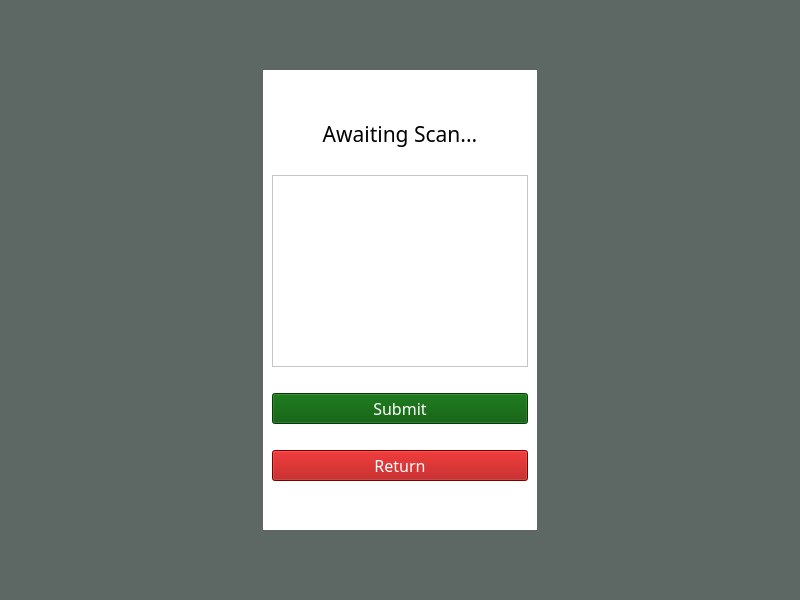
<?xml version="1.0" encoding="UTF-8"?>
<ui version="4.0">
 <class>MainWindow</class>
 <widget class="QMainWindow" name="MainWindow">
  <property name="geometry">
   <rect>
    <x>0</x>
    <y>0</y>
    <width>800</width>
    <height>600</height>
   </rect>
  </property>
  <property name="windowTitle">
   <string>Limitless Loyalty</string>
  </property>
  <property name="styleSheet">
   <string notr="true">background-color: rgb(93, 103, 99);</string>
  </property>
  <widget class="QWidget" name="centralwidget">
   <layout class="QGridLayout" name="gridLayout_2">
    <item row="1" column="1">
     <widget class="QWidget" name="gridWidget" native="true">
      <property name="styleSheet">
       <string notr="true">background-color: rgb(255, 255, 255);</string>
      </property>
      <layout class="QGridLayout" name="gridLayout">
       <item row="0" column="0">
        <spacer name="verticalSpacer_3">
         <property name="orientation">
          <enum>Qt::Vertical</enum>
         </property>
         <property name="sizeHint" stdset="0">
          <size>
           <width>20</width>
           <height>40</height>
          </size>
         </property>
        </spacer>
       </item>
       <item row="8" column="0">
        <spacer name="verticalSpacer_4">
         <property name="orientation">
          <enum>Qt::Vertical</enum>
         </property>
         <property name="sizeHint" stdset="0">
          <size>
           <width>20</width>
           <height>40</height>
          </size>
         </property>
        </spacer>
       </item>
       <item row="3" column="0">
        <widget class="QPlainTextEdit" name="plainTextEdit"/>
       </item>
       <item row="6" column="0">
        <spacer name="horizontalSpacer_5">
         <property name="orientation">
          <enum>Qt::Horizontal</enum>
         </property>
         <property name="sizeHint" stdset="0">
          <size>
           <width>40</width>
           <height>20</height>
          </size>
         </property>
        </spacer>
       </item>
       <item row="4" column="0">
        <spacer name="horizontalSpacer_4">
         <property name="orientation">
          <enum>Qt::Horizontal</enum>
         </property>
         <property name="sizeHint" stdset="0">
          <size>
           <width>40</width>
           <height>20</height>
          </size>
         </property>
        </spacer>
       </item>
       <item row="5" column="0">
        <widget class="QPushButton" name="submitBtn">
         <property name="font">
          <font>
           <family>Bell MT</family>
           <pointsize>12</pointsize>
          </font>
         </property>
         <property name="styleSheet">
          <string notr="true">background-color: rgb(0, 85, 0);
color: rgb(255, 255, 255);</string>
         </property>
         <property name="text">
          <string>Submit</string>
         </property>
        </widget>
       </item>
       <item row="2" column="0">
        <spacer name="horizontalSpacer_3">
         <property name="orientation">
          <enum>Qt::Horizontal</enum>
         </property>
         <property name="sizeHint" stdset="0">
          <size>
           <width>40</width>
           <height>20</height>
          </size>
         </property>
        </spacer>
       </item>
       <item row="1" column="0">
        <widget class="QLabel" name="label">
         <property name="font">
          <font>
           <family>Bell MT</family>
           <pointsize>16</pointsize>
          </font>
         </property>
         <property name="text">
          <string>Awaiting Scan...</string>
         </property>
         <property name="alignment">
          <set>Qt::AlignCenter</set>
         </property>
        </widget>
       </item>
       <item row="7" column="0">
        <widget class="QPushButton" name="returnBtn">
         <property name="font">
          <font>
           <family>Bell MT</family>
           <pointsize>12</pointsize>
          </font>
         </property>
         <property name="styleSheet">
          <string notr="true">background-color: rgb(170, 0, 0);
color: rgb(255, 255, 255);</string>
         </property>
         <property name="text">
          <string>Return</string>
         </property>
        </widget>
       </item>
      </layout>
     </widget>
    </item>
    <item row="2" column="1">
     <spacer name="verticalSpacer_2">
      <property name="orientation">
       <enum>Qt::Vertical</enum>
      </property>
      <property name="sizeHint" stdset="0">
       <size>
        <width>20</width>
        <height>40</height>
       </size>
      </property>
     </spacer>
    </item>
    <item row="0" column="1">
     <spacer name="verticalSpacer">
      <property name="orientation">
       <enum>Qt::Vertical</enum>
      </property>
      <property name="sizeHint" stdset="0">
       <size>
        <width>20</width>
        <height>40</height>
       </size>
      </property>
     </spacer>
    </item>
    <item row="1" column="2">
     <spacer name="horizontalSpacer_2">
      <property name="orientation">
       <enum>Qt::Horizontal</enum>
      </property>
      <property name="sizeHint" stdset="0">
       <size>
        <width>40</width>
        <height>20</height>
       </size>
      </property>
     </spacer>
    </item>
    <item row="1" column="0">
     <spacer name="horizontalSpacer">
      <property name="orientation">
       <enum>Qt::Horizontal</enum>
      </property>
      <property name="sizeHint" stdset="0">
       <size>
        <width>40</width>
        <height>20</height>
       </size>
      </property>
     </spacer>
    </item>
   </layout>
  </widget>
 </widget>
 <resources/>
 <connections/>
</ui>
